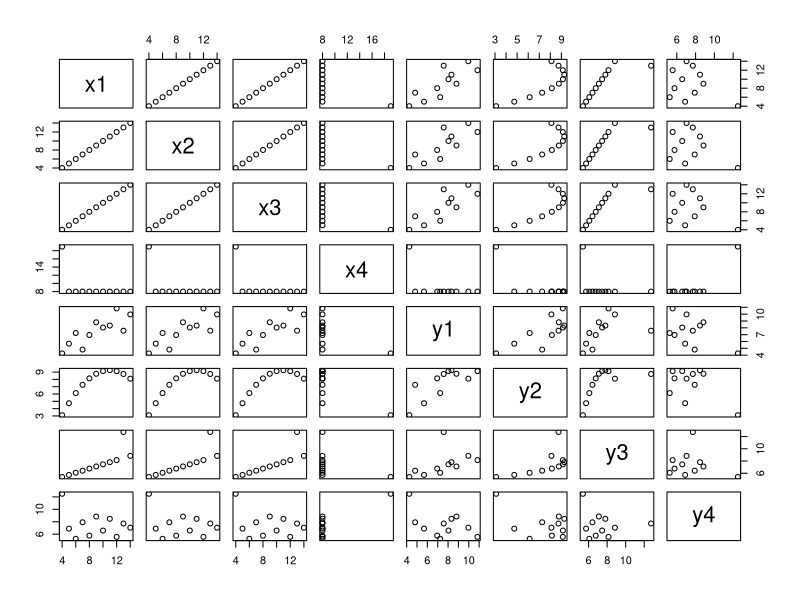
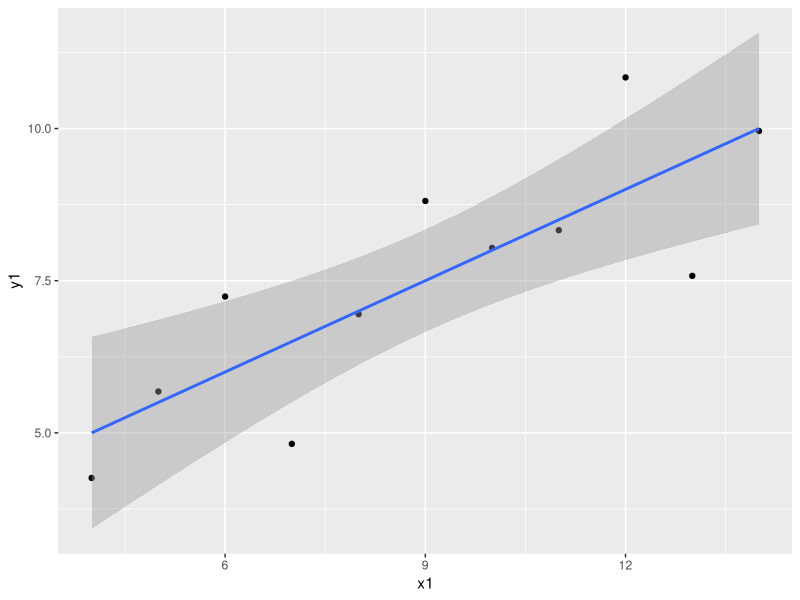
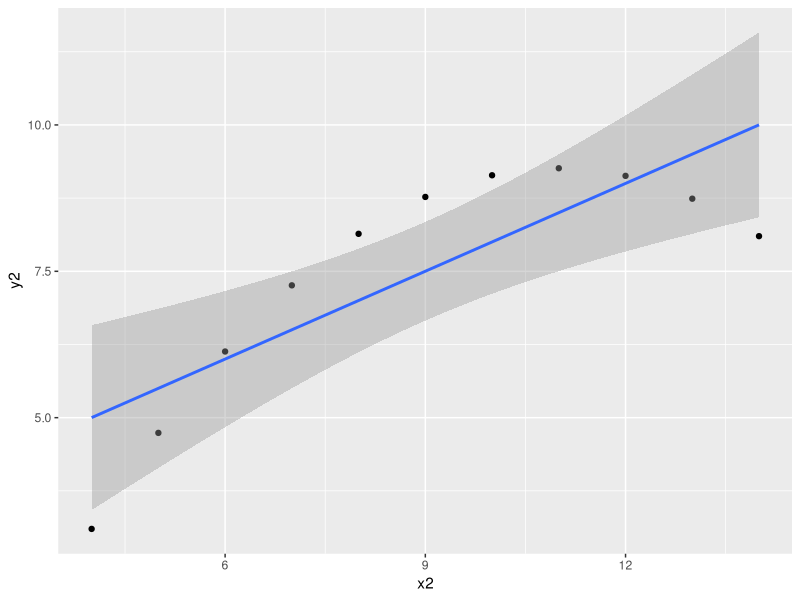
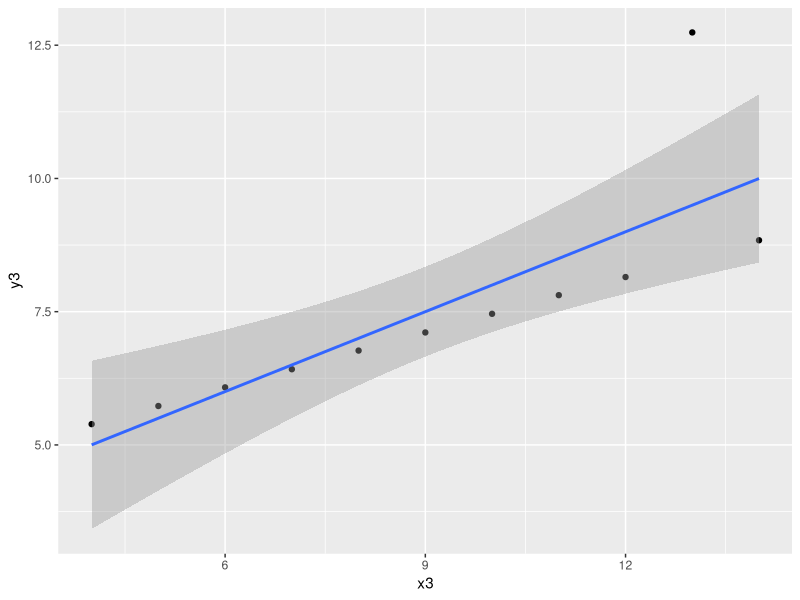
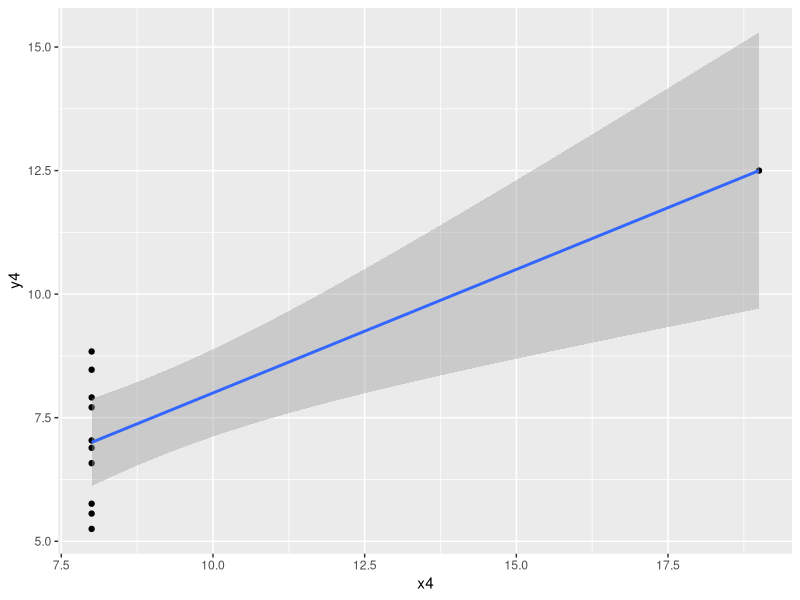
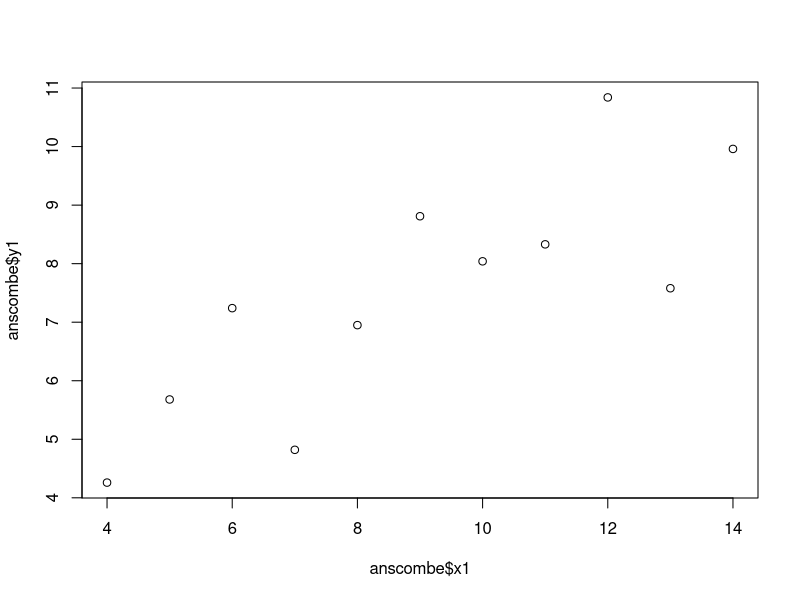
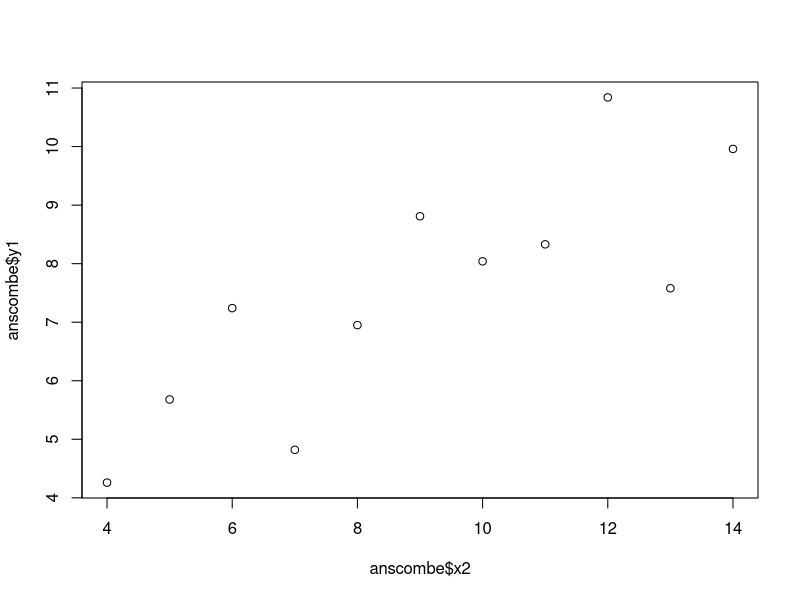
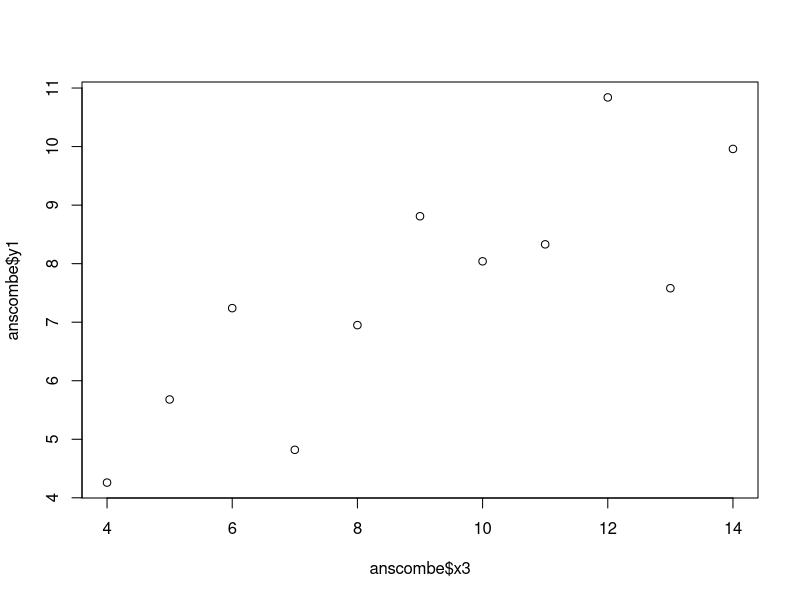

The R source for these figures, in order:
#Importing libraries
library('dplyr')
library(ggplot2)

#Importing data
data('anscombe')

#Analizing data
dim(anscombe)
View(anscombe)
summary(anscombe)

#Build linear model
model1 = lm(y1 ~ x1, data=anscombe)
summary(model1)

#finding correlation
cor(anscombe)

coef(model1)
model2 = lm(y2 ~ x2, data=anscombe)
coef(model2)
model3 = lm(y3 ~ x3, data=anscombe)
coef(model3)
model4 = lm(y4 ~ x4, data=anscombe)
coef(model4)

pairs(anscombe)

#Visualizing data using ggplot
anscombe %>% ggplot(aes(x1, y1)) + geom_point()+ geom_smooth(method = 'lm')
anscombe %>% ggplot(aes(x2, y2)) + geom_point()+ geom_smooth(method = 'lm')
anscombe %>% ggplot(aes(x3, y3)) + geom_point()+ geom_smooth(method = 'lm')
anscombe %>% ggplot(aes(x4, y4)) + geom_point()+ geom_smooth(method = 'lm')

plot(anscombe$x1, anscombe$y1)
plot(anscombe$x2, anscombe$y1)
plot(anscombe$x3, anscombe$y1)
plot(anscombe$x4, anscombe$y4)
